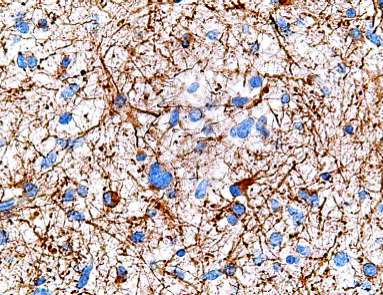
#> input picture Digital_Image_Processing/Lab6/pics/brainCells.tif, 383 x 295 px
$ python 2_Color_Segmentation.py
#> lines starting #> are read from the running program, lines starting #| are printed output that depends on the picture; after the words box and inside, x2 and y2 are one past the last pixel; in counts of white or black regions, pixels touching at a corner belong together
import cv2 as cv
import numpy as np
import matplotlib.pyplot as plt

image_path = "pics/brainCells.tif"
bgr_image = cv.imread(image_path)
#> bgr_image is the input picture: shape (295, 383, 3); mean B, G, R 176.1, 179.3, 195.2

#RGB
rgb_image = cv.cvtColor(bgr_image, cv.COLOR_BGR2RGB)
R,G,B = cv.split(rgb_image)

#CMY
cmy_image = 255 - rgb_image
C, M, Y = cv.split(cmy_image)
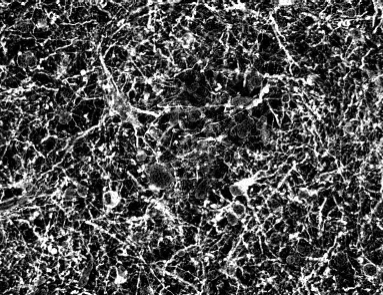
#> Y: shape (295, 383); min 0, max 255, mean 78.9

#HSI
    # Convert to float in [0,1]
rf = R.astype(np.float32) / 255.0
gf = G.astype(np.float32) / 255.0
bf = B.astype(np.float32) / 255.0

    # Intensity
I = (rf + gf + bf) / 3.0

    # Saturation: S = 1 - 3*min(R,G,B)/(R+G+B); handle zero denominator
min_rgb = np.minimum(np.minimum(rf, gf), bf)
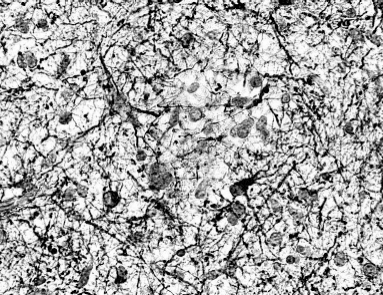
#> min_rgb: shape (295, 383) float32; min 0, max 1, mean 0.655
sum_rgb = (rf + gf + bf)
S = np.zeros_like(I, dtype=np.float32)
mask = sum_rgb > 1e-8
#> mask: shape (295, 383) bool; every value is 1
S[mask] = 1.0 - (3.0 * min_rgb[mask] / sum_rgb[mask])
S = np.clip(S, 0.0, 1.0)

    # Hue:
    # theta = arccos( 0.5*((R-G)+(R-B)) / sqrt((R-G)^2 + (R-B)*(G-B)) )
num = 0.5 * ((rf - gf) + (rf - bf))
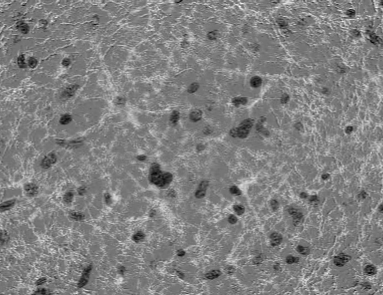
#> num: shape (295, 383) float32; min -0.624, max 0.745, mean 0.0687; drawn with min black and max white
den = np.sqrt((rf - gf)**2 + (rf - bf)*(gf - bf)) + 1e-8
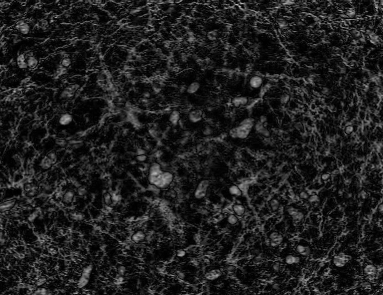
#> den: shape (295, 383) float32; min 1e-08, max 0.751, mean 0.124
theta = np.arccos(np.clip(num / den, -1.0, 1.0))            # [0, pi]
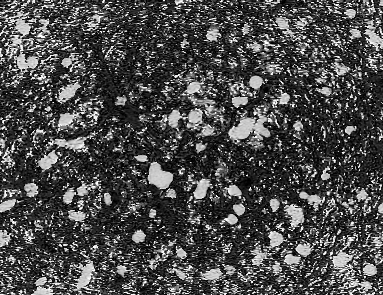
#> theta: shape (295, 383) float32; min 0, max 3.14, mean 0.926; drawn with min black and max white
H = theta.copy()
H[bf > gf] = (2.0 * np.pi) - H[bf > gf]                     # [0, 2pi)
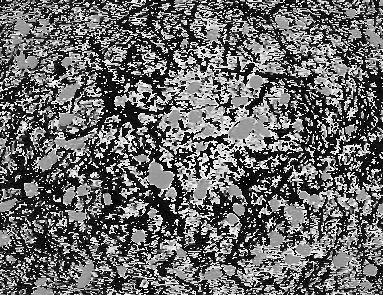
#> H: shape (295, 383) float32; min 0, max 6.28, mean 2.61; drawn with min black and max white

    # For visualization, scale to 8-bit:
H_vis = np.uint8(np.clip((H / (2.0 * np.pi)) * 255.0, 0, 255))   # Hue 0..255
S_vis = np.uint8(np.clip(S * 255.0, 0, 255))                     # Sat 0..255
I_vis = np.uint8(np.clip(I * 255.0, 0, 255))                     # Intensity 0..255


fig, axes = plt.subplots(4, 3, figsize=(12, 12))

axes[0, 1].imshow(rgb_image)
axes[0, 1].set_title("Original RGB Image")
axes[0, 1].axis('off')

axes[1, 0].imshow(R, cmap='gray'); axes[1, 0].set_title("RGB - R")
axes[1, 1].imshow(G, cmap='gray'); axes[1, 1].set_title("RGB - G")
axes[1, 2].imshow(B, cmap='gray'); axes[1, 2].set_title("RGB - B")

axes[2, 0].imshow(C, cmap='gray'); axes[2, 0].set_title("CMY - C")
axes[2, 1].imshow(M, cmap='gray'); axes[2, 1].set_title("CMY - M")
axes[2, 2].imshow(Y, cmap='gray'); axes[2, 2].set_title("CMY - Y")

axes[3, 0].imshow(H_vis, cmap='gray'); axes[3, 0].set_title("HSI - H")
axes[3, 1].imshow(S_vis, cmap='gray'); axes[3, 1].set_title("HSI - S")
axes[3, 2].imshow(I_vis, cmap='gray'); axes[3, 2].set_title("HSI - I")

axes[0, 0].axis('off')
axes[0, 2].axis('off')

plt.tight_layout()
plt.show()


#(b) most suitable color space
"""
HSI separates Hue (color), Saturation (color purity), Intensity (brightness)
→ thresholds are more robust to brightness changes
"""

# (c) Color Segmentation using HSI
# Select all pixels within a blue-ish hue range
H_low, H_high = 150, 190   # Hue range for blue (0–255)
S_min = 60                 # Minimum saturation
I_min = 25                 # Minimum intensity

# binary mask (white = selected pixels)
mask = (
    (H_vis >= H_low) &
    (H_vis <= H_high) &
    (S_vis >= S_min) &
    (I_vis >= I_min)
).astype(np.uint8) * 255
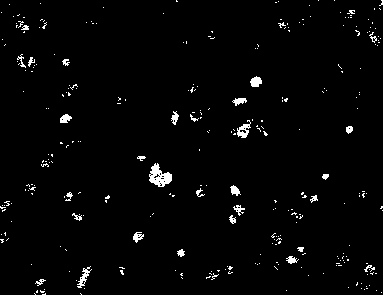
#> mask: shape (295, 383); 2.2% white; 294 white regions (264 under 20 px), largest, box (x1, y1, x2, y2) and area: (149, 163, 172, 187) 305, (237, 120, 251, 138) 122, (77, 266, 92, 288) 110

# (d) Display the segmentation result
plt.figure(figsize=(10, 4))
plt.subplot(1, 2, 1)
plt.imshow(rgb_image)
plt.title("Original RGB Image")
plt.axis("off")

plt.subplot(1, 2, 2)
plt.imshow(mask, cmap='gray')
plt.title("Segmentation Result (HSI)")
plt.axis("off")

plt.tight_layout()
plt.show()

$ run again, with Digital_Image_Processing/Lab6/pics/ctSkull.tif copied over Digital_Image_Processing/Lab6/pics/brainCells.tif
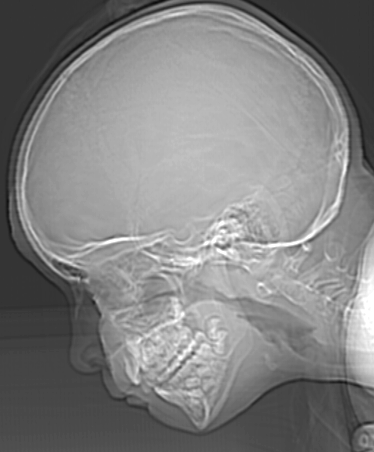
#> input picture Digital_Image_Processing/Lab6/pics/ctSkull.tif, 374 x 452 px
#> bgr_image is the input picture: shape (452, 374, 3); min 12, max 255, mean 129.4
#> `cmy_image = 255 - rgb_image`:
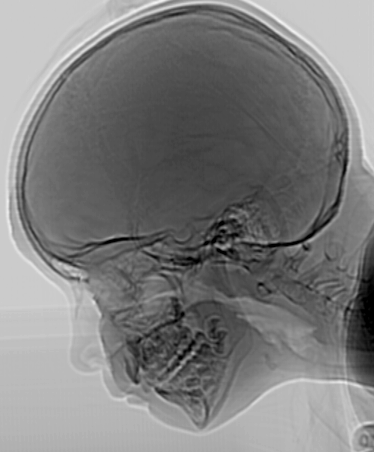
#> cmy_image: shape (452, 374, 3); min 0, max 243, mean 125.6
#> mask: shape (452, 374) bool; every value is 1
#> S: shape (452, 374) float32; every value is 0
#> den: shape (452, 374) float32; every value is 1e-08
#> theta: shape (452, 374) float32; every value is 1.57
#> H_vis: shape (452, 374); every value is 63
#> S_vis: shape (452, 374); every value is 0
#> `plt.show()`:
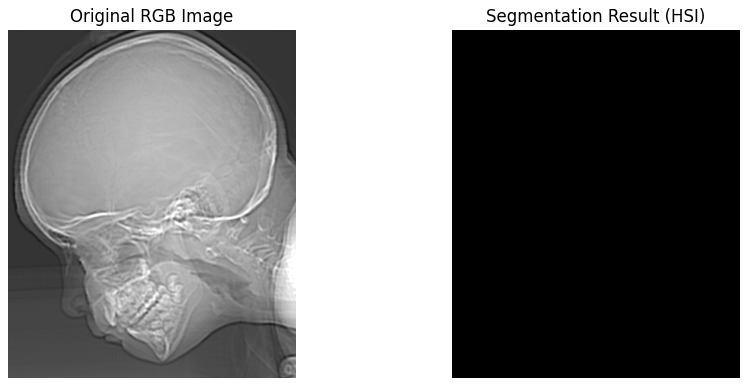
#> figure drawn by matplotlib, 2 panels
